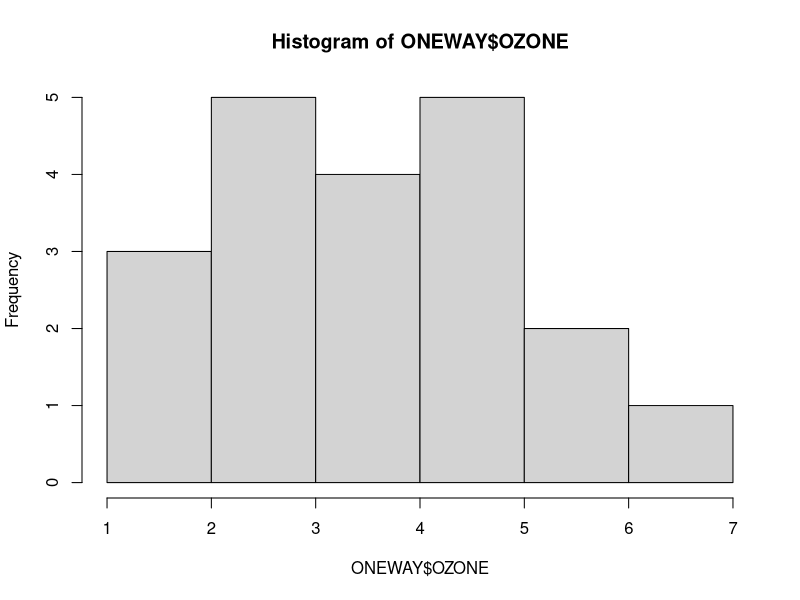
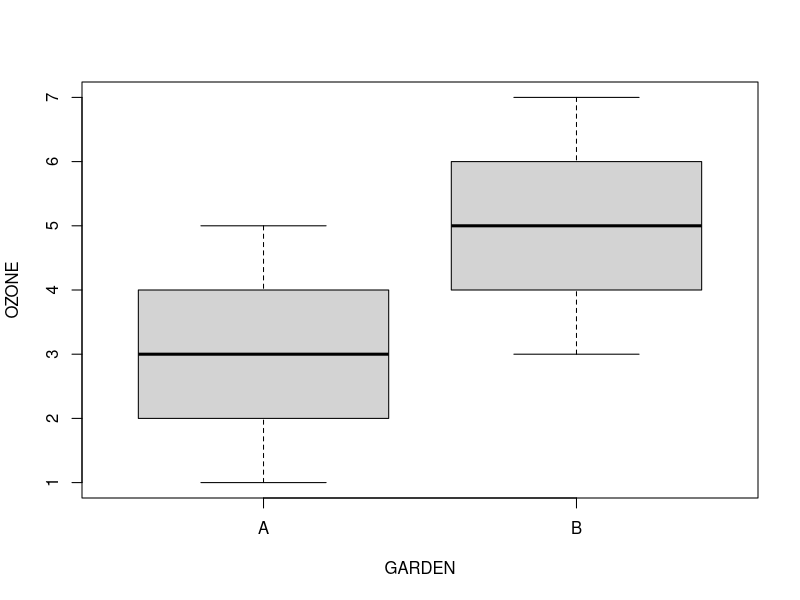
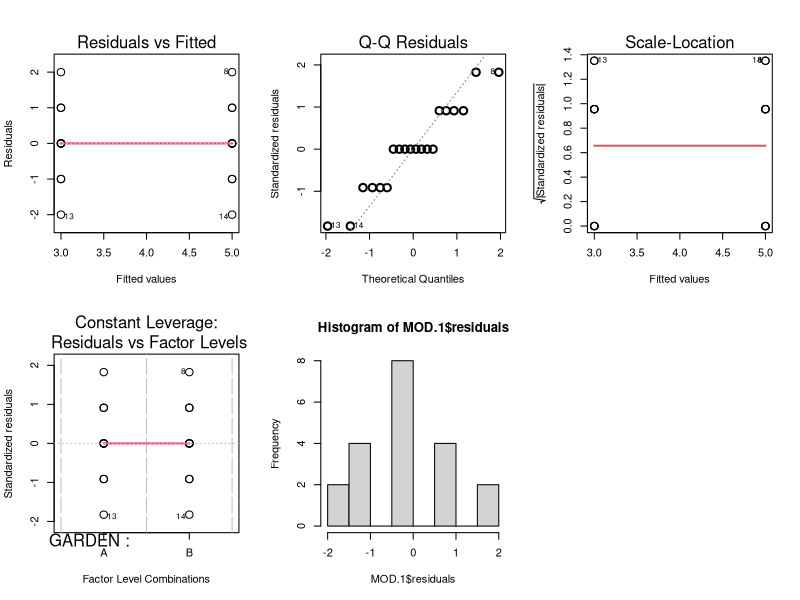
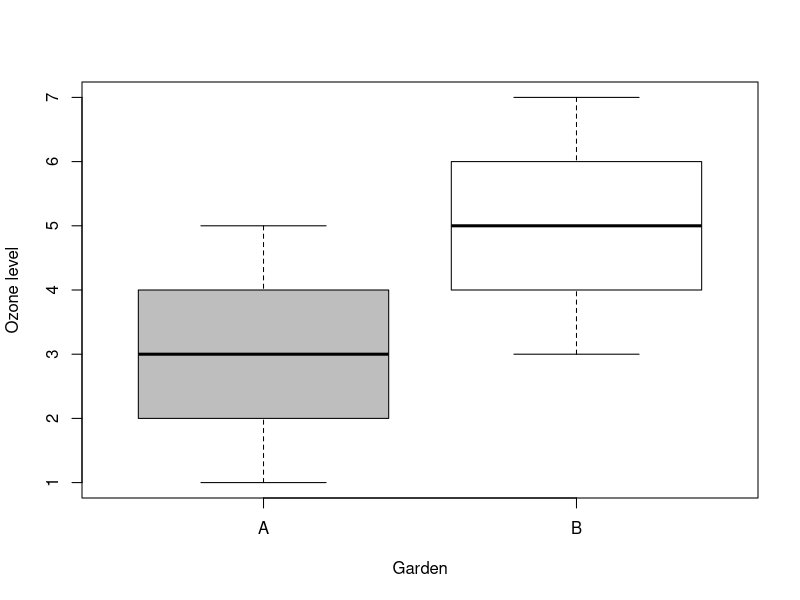
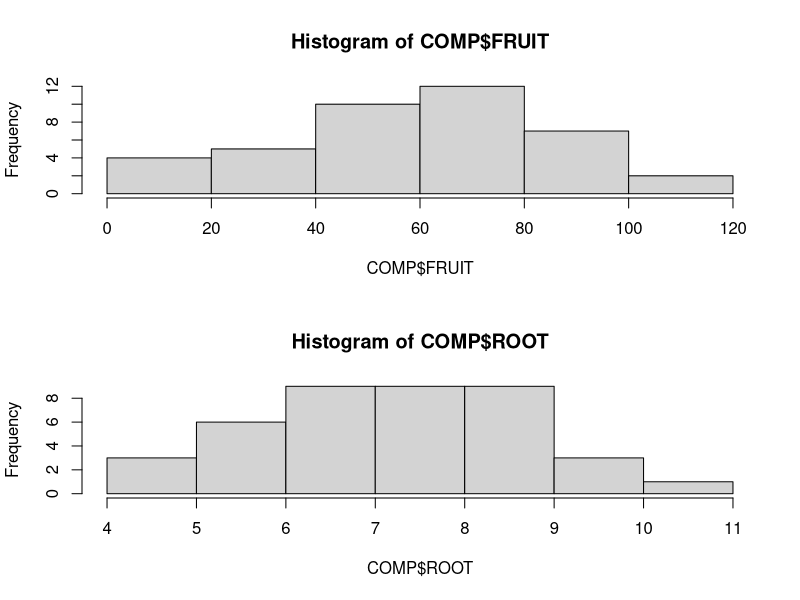
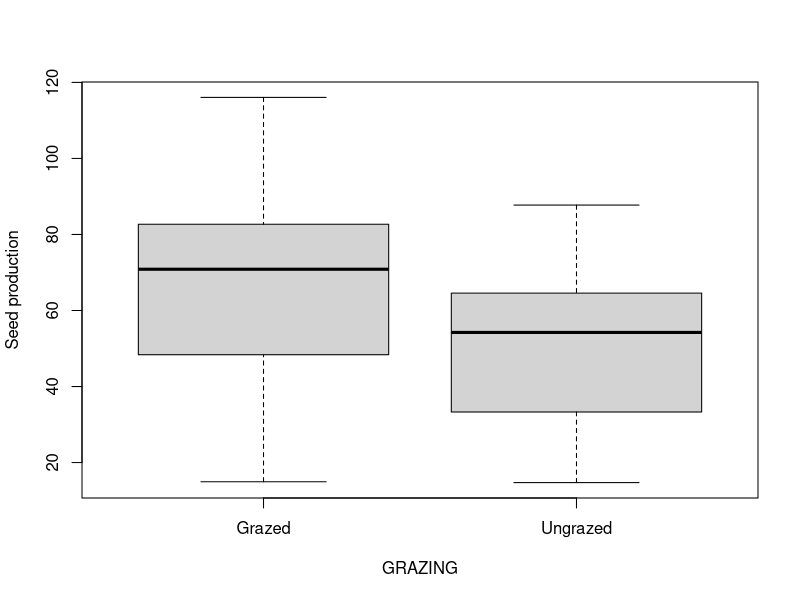
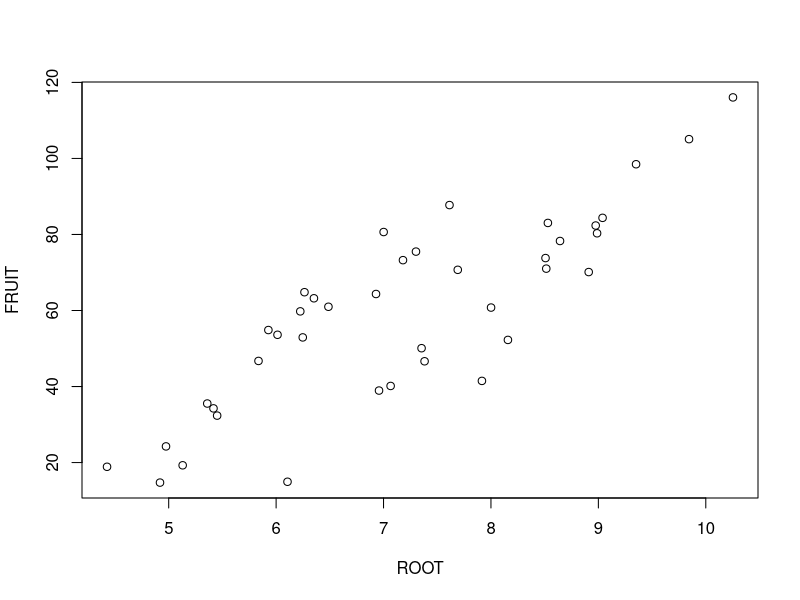
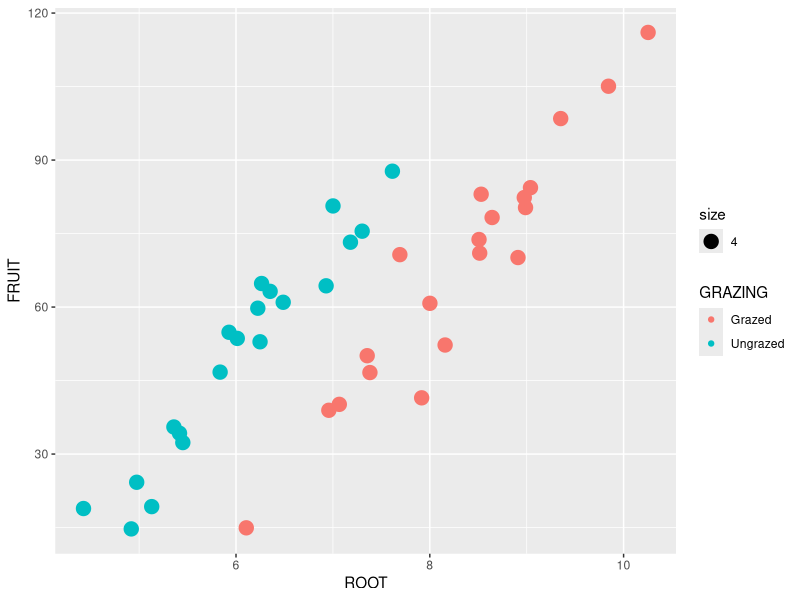

Write the R code that produced these figures, in order. (Note: this script raises an error after producing the figures.)
# Luc Bussière
# Advancing in R practical session
# ANOVA, GLM
# Oct 1, 2011

# last modified Nov 29, 2015

# clear R of all objects
rm(list=ls())
getwd()
#load data: sample oneway anova table of ozone levels in two gardens
ONEWAY<-read.csv("oneway.csv")

names(ONEWAY)
head(ONEWAY)
str(ONEWAY)

# inspect data
hist(ONEWAY$OZONE)
# looks good -- note that the garden variable is categorical, so we can't make a histogram of it

# instead, we might want to know how many levels there are, and how many measures per level
levels(ONEWAY$GARDEN)
summary(ONEWAY$GARDEN)

# make a plot to illustrate patterns

# to make the plot, you need to think carefully about what are the independent and dependent vars
# in this case we have a single category, and a single continuous var, so a boxplot is a logical first step

boxplot(OZONE~GARDEN,data=ONEWAY)
# this suggests that garden B has higher ozone levels
 
# to check, build a model 
MOD.1<-lm(OZONE~GARDEN,data=ONEWAY)

# examine diagnostics
par(mfrow=c(2,3))
plot(MOD.1,lwd=2,cex=1.5)
hist(MOD.1$residuals)
par(mfrow=c(1,1))
# looks a bit weird, but don't panic! Because you are dealing with categories, the distribution of fitted and resids may sometimes look unusual
# There are only two fitted values because there are only two categories, and each one gets a fitted value at the estimated mean

summary(MOD.1)
# note here what the two estimates mean in the context of your initial exploratory plots

# you may have previously heard of a t-test to compare means -- how would that compare to our approach here?
?t.test
t.test(OZONE~GARDEN,data=ONEWAY)
# note that the t-value and p-value are identical
# so a t-test is really just a special case of a linear model!

# make a plot, for which you can use the boxplot above as a starting point, adding in axis titles
# cosmetic changes such as colours and line styles are up to you
boxplot(OZONE~GARDEN,data=ONEWAY,ylab="Ozone level",xlab="Garden",col=c("gray","white"))

# could equally easily do this using {ggplot2}


# sample results text
# Ozone levels in Garden B were significantly higher than those in Garden A (t=3.87, df=18, P = 0.001; see Figure 1).



# # # # # # # # # # # # # # # # # # # # # # # # # # # # # # # # # # # # # # # # # # # # # # # #
# new analysis -- new data on effect of grazing and root diameter on seed set
COMP<-read.csv("compensationo.csv")

str(COMP)

# inspect data
par(mfrow=c(2,1))
hist(COMP$FRUIT)
hist(COMP$ROOT)
par(mfrow=c(1,1))
# note that we don't often transform independent data (here, Root), but it can be 
# useful to know the distribution anyway

# examine the factor levels and sample size
levels(COMP$GRAZING)
summary(COMP$GRAZING)

 
# plot data
# again think carefully about what is the question
# do we want fruit as a function of root, or the converse? this is crucial!!!! always y~x
boxplot(FRUIT~GRAZING,data=COMP,ylab="Seed production")
plot(FRUIT~ROOT,data=COMP)

# this is a start, but you really want to simultaneously plot seed set as a function of both variables
# the long way to do this involves subdividing the data (see below where we make the figure)
# but for now we can do a quick job to inspect things with the qplot command from the ggplot2 library
library(ggplot2)
qplot(ROOT,FRUIT,data=COMP,geom="point",colour=GRAZING,size=4)

# although this isn't especially pretty, it quickly tells us that root predicts fruit, suggests an effect of treatment and prob no interaction

# the lack of interaction is important because ANCOVA assumes homogeneity of slopes. if slopes are not homogeneous, must use another approach than ANCOVA to analyze data

# take a moment to predict the slopes and intercepts


# build a model to see if you're right
MOD.G1<-lm(FRUIT~ROOT*GRAZING,data=COMP)
# remember that the '*' means include an interaction, while '+' says only put main effects in

# examine diagnostics
par(mfrow=c(2,3))
plot(MOD.G1)
hist(MOD.G1$residuals)
par(mfrow=c(1,1))
# these diagnostics suggest the model is not great, but perhaps simplifying the model will help
# note that you should always remove the interaction term at least -- see Engqvist's paper

summary(MOD.G1)

# first simplify by removing the interaction
MOD.G2<-update(MOD.G1,~. - ROOT:GRAZING)

# and do an F-test
anova(MOD.G1,MOD.G2)
# the simpler model is preferred, so let's examine it
summary(MOD.G2)
# it looks like this is the min model, but check anyway
MOD.G3<-update(MOD.G2,~. - GRAZING)
anova(MOD.G3,MOD.G2)
MOD.G4<-update(MOD.G2,~. - ROOT)
anova(MOD.G4,MOD.G2)

# minimum adequate model is MOD.G2

# examine diagnostics
par(mfrow=c(2,3))
plot(MOD.G2)
hist(MOD.G2$residuals)
par(mfrow=c(1,1))


# there are many ways to split the data and plot by colour

# can simply clean up code above by adding better x and y-axis labels
# alternatively, generate objects with the subset command and plot one treatment first
# another way, shown here, is to use the 'split' command
levels(COMP$GRAZING)
SF<-split(COMP$FRUIT,COMP$GRAZING)
# syntax here is create a new object that has the FRUIT scores split by GRAZING treatment
# have a look:
SF
str(SF)
# note that this is a list, not a data frame
# this has implications for how you call different parts of the list below

SR<-split(COMP$ROOT,COMP$GRAZING)
# similar for ROOT

plot(FRUIT~ROOT,data=COMP,type="n",ylab="Seed production",xlab="Initial root diameter",lwd=2)
# the type="n" switch above suppressed the plotting of points, so that you can add them later with modifications 
# in the next lines I will doubly nest square brackets to give the address of the vectors within the list
points(SR[[1]],SF[[1]],pch=16,lwd=2,cex=1.5)
# this plots only the first vector for the split objects created above, with point character (pch) = 16
points(SR[[2]],SF[[2]],cex=1.5,lwd=2)
# this plots only the second vector for the split objects created above, with point character (pch) = 1 , the default

# add a legend to make things clearer 
legend("topleft",
	   title="Grazing level",
	   legend=c("Grazed","Ungrazed"),
	   pch=c(16,1),lty=c(1,2),bty="n",cex=1.5,lwd=2)

# these commands add the fitted lines, if you want just the lines
# where do the numbers in the line commands below come from?
abline(-127.829,23.56,lwd=2)
abline(-127.829+36.103,23.56,lty=2,lwd=2)
	   
	   
# alternatively, you may (??) want to indicate confidence around lines
# some people find this a bit too busy -- it's your call

# I copy the code from the regression script, but note that there are two lines!
# so we need not just new values for root, but also for grazing level 
# use the expand.grid command, rather than just the seq command so that you can use predict appropriately
NEWGRAZED<-expand.grid(GRAZING="Grazed",ROOT=seq(4,11,0.1))
NEWUNGRAZED<-expand.grid(GRAZING="Ungrazed",ROOT=seq(4,11,0.1))
# have a look at what this produces!
head(NEWGRAZED)

# the predicted y values come by using the predict command and specifying which vector to substitute for 
# the x variables in the original regression. Note that here we need to tell the predict command where to find 
# the Grazing level as well as the Root measure
# The argument int="c" tells matlines to draw 95% confidence intervals
YVGRAZED<-predict(MOD.G1,list(GRAZING=NEWGRAZED$GRAZING,ROOT=NEWGRAZED$ROOT),int="c")
YVUNGRAZED<-predict(MOD.G1,list(GRAZING=NEWUNGRAZED$GRAZING,ROOT=NEWUNGRAZED$ROOT),int="c")

# plot the data agin
plot(FRUIT~ROOT,data=COMP,type="n",ylab="Seed production",xlab="Initial root diameter",lwd=2)
plot(FRUIT~ROOT,data=COMP,type="n",ylab="Seed production",xlab="Initial root diameter",lwd=2)
points(SR[[1]],SF[[1]],pch=16,lwd=2,cex=1.5)
points(SR[[2]],SF[[2]],cex=1.5,lwd=2)

# then matlines twice, using the appropriate new x and y variables to draw the fit and the 95% CIs 
matlines(NEWGRAZED$ROOT,YVGRAZED,lty=c(1,3,3),col="black",lwd=2)  
matlines(NEWUNGRAZED$ROOT,YVUNGRAZED,lty=c(2,3,3),col="black",lwd=2)  

# add a legend to make things clearer 
legend("topleft",
       title="Grazing level",
       legend=c("Grazed","Ungrazed"),
       pch=c(16,1),lty=c(1,2),bty="n",cex=1.5,lwd=2)

# check that the model parameters make sense. do they?

##########################

# if you really want to check (not usually necessary), expand the lines and the range of x and y to see the intercepts
NEWGRAZED<-expand.grid(GRAZING="Grazed",ROOT=seq(0,11,0.1))
NEWUNGRAZED<-expand.grid(GRAZING="Ungrazed",ROOT=seq(0,11,0.1))

YVGRAZED<-predict(MOD.G1,list(GRAZING=NEWGRAZED$GRAZING,ROOT=NEWGRAZED$ROOT),int="c")
YVUNGRAZED<-predict(MOD.G1,list(GRAZING=NEWUNGRAZED$GRAZING,ROOT=NEWUNGRAZED$ROOT),int="c")

plot(FRUIT~ROOT,data=COMP,type="n",ylab="Seed production",xlab="Initial root diameter",lwd=2,xlim=c(0,11),ylim=c(-160,140))
points(SR[[1]],SF[[1]],pch=16,lwd=2,cex=1.5)
points(SR[[2]],SF[[2]],cex=1.5,lwd=2)

# then matlines twice, using the appropriate new x and y variables to draw the fit and the 95% CIs 
matlines(NEWGRAZED$ROOT,YVGRAZED,lty=c(1,3,3),col="black",lwd=2)  
matlines(NEWUNGRAZED$ROOT,YVUNGRAZED,lty=c(2,3,3),col="black",lwd=2)  

# add a legend to make things clearer 
legend("topleft",
       title="Grazing level",
       legend=c("Grazed","Ungrazed"),
       pch=c(16,1),lty=c(1,2),bty="n",cex=1.5,lwd=2)

###########################
# sample results text 

# After controlling for the positive effect of initial root diameter (B = 23.56 +/- 1.15, t=20.51, P<0.001), plants from ungrazed plots set significantly more seeds than those from grazed plots (intercept deviation for ungrazed treatment = 36.10 +/- 3.36, t= 10.75, P<0.001; see Figure 2).


# SuppEx

# clear R of all objects
rm(list=ls())


# new analysis -- new data on effect of DIET and SUPPLEMENT on weight GAIN in livestock
WEIGHTS<-read.csv("growth.csv")

names(WEIGHTS)
head(WEIGHTS)

# inspect data, noting two cat vars and only one continuous one, the response
hist(WEIGHTS$GAIN)
levels(WEIGHTS$DIET)
levels(WEIGHTS$SUPPLEMENT)
summary(WEIGHTS)

# you may wish to compute means and SDs for each combination of DIET and SUPPLEMENT treatment
# this might be useful for your results text or in a table
# the tapply command arranges the products of a function according to group membership
tapply(WEIGHTS$GAIN,list(WEIGHTS$DIET, WEIGHTS$SUPPLEMENT),mean)
tapply(WEIGHTS$GAIN,list(WEIGHTS$DIET, WEIGHTS$SUPPLEMENT),sd)

# at this stage you may notice that there is a conspicuous control group in the SUPPLEMENT category, but 
# because c follows a for agrimore in the alphabet, the default comparison contrast will be with agrimore
# to change this, use the following 
WEIGHTS$SUPPLEMENT<-relevel(WEIGHTS$SUPPLEMENT,ref="control")



# plot the data
boxplot(WEIGHTS$GAIN~WEIGHTS$DIET+WEIGHTS$SUPPLEMENT,cex.axis=0.6)



# looks like both factors affect weight GAIN, but no real indication of interaction

# build a model
MOD.1<-lm(GAIN~DIET*SUPPLEMENT,data=WEIGHTS)
# recall that the * operator indicates an interaction, and the hypothesis addressed by the interaction term is something like: does the effect of DIET depend on SUPPLEMENT?


par(mfrow=c(2,3))
plot(MOD.1)
hist(MOD.1$residuals)
par(mfrow=c(1,1))
# diags not pretty, but maybe simp will help

summary(MOD.1)
# make sure you can interpret each of these parameter estimates! 

# as we suspected, none of interaction estimates seem important, so try simplification
MOD.2<-update(MOD.1,~. -DIET:SUPPLEMENT)
anova(MOD.1,MOD.2)
# we're OK to remove the interaction
# note that the P-value of the F test is the same as that provided by the anova table, below
summary.aov(MOD.1)


summary(MOD.2)
# notice how many parameters were being sucked up by the interaction!

# inspect the new model's diagnostics
par(mfrow=c(2,3))
plot(MOD.2)
hist(MOD.2$residuals)
par(mfrow=c(1,1))
# better!! this often happens as you approach a good model


# try to simplify further
MOD.3<-update(MOD.2,~. -SUPPLEMENT)
anova(MOD.2,MOD.3)

MOD.4<-update(MOD.2,~. -DIET)
anova(MOD.2,MOD.4)
# as expected, no further simplification is possible at the level of main effects

# however, you could try consolidating subgroups of treatments based on observing that the two best SUPPLEMENTs seem to outperform the two worst ones
# the code to do this is below

SUPP2<-factor(WEIGHTS$SUPPLEMENT)
# generates a new object to manipulate, so that we don't accidentally mess up the original data
# have a look at it
levels(SUPP2)

# now recode the new factor so that you combine similar treatment levels
levels(SUPP2)[c(2,4)]<-"best"
levels(SUPP2)[c(1,3)]<-"worst"
levels(SUPP2)
# the preceding commands reassign levels based on what we suspect is the grouping involved. note order must match levels, so check text and your data carefully


MOD.5<-lm(GAIN~DIET+SUPP2,data=WEIGHTS)
anova(MOD.2,MOD.5)
# this analysis suggests the recoding is worth doing, as the model deviance is not substantially increased by having four levels of SUPPLEMENT instead of two
# so the minimal adequate model is MOD.5
summary(MOD.5)

# check the diagnostics again
par(mfrow=c(2,3))
plot(MOD.5)
hist(MOD.5$residuals)
par(mfrow=c(1,1))
# and the diagnostics for this model are even better!



# illustrate the data
# note that even if the minimum model says that two treatments are indistinguishable, by convention we show all treatments on plots and simply explain where the differences are if it's not already obvious


# if you prefer, you can make a barplot 
# the barplot command can exploits the table style output of tapply

# first, save the means, sd's and sample sizes of all treatment combinations in named tapply objects (these objects are classed as matrices, and are treated differently from dataframes in recognition of their different structure, i.e., they contain the same "kind" of variable in both rows and columns)
# tapply needs as input the variable to summarize, then a list containing the factor variables, then the function to apply to the records belonging in each factor group
MN.GAIN<-tapply(WEIGHTS$GAIN,list(WEIGHTS$DIET,WEIGHTS$SUPPLEMENT),mean)
# have a look!
MN.GAIN
SD.GAIN<-tapply(WEIGHTS$GAIN,list(WEIGHTS$DIET,WEIGHTS$SUPPLEMENT),sd)
SD.GAIN
N.GAIN<-tapply(WEIGHTS$GAIN,list(WEIGHTS$DIET,WEIGHTS$SUPPLEMENT),length)
N.GAIN
# note the well-balanced experimental design, with equal replication in all groups!

# the barplot command can use as input a matrix of values such as those provided by tapply
# we need to store the barplot as an object (here called MIDS) so we can save the x-axis position of the bars for later when we add error bars and sample sizes
MIDS<-barplot(MN.GAIN,beside=TRUE,col=c("dark gray","light gray","white"),ylim=c(0,40),ylab="Mass gain (kg)")
# note that even though we stored the product in a named object, we also simultaneously produced a plot
# if you like, have a look at the new object called MIDS in the workspace -- you should see that it contains only the x-axis values for the midpoints of the bars in our bar plot

# to add error bars indicating SDs, we'll use the command arrow(), which draws an arrow between two coordinates on a plot. We'll start the arrow at the mean value - 1 SD (we need to provide two coordinates for this point: MIDS gives the x-axis position, and MN.GAIN-SD.GAIN the y), and then stretch it up to the mean value + 1 SD. The argument angle=90 tells R to make the arrowhead straight across, and the argument code=3 makes a straight line at both ends of the arrow.
arrows(MIDS,MN.GAIN-SD.GAIN,MIDS,MN.GAIN+SD.GAIN,angle=90,length=0.05,code=3) 

# let's be fancy and add a sample size designation to each bar
# again we need to give coordinates, so I use MIDS for x, and an arbitrary height of 1 for y 
text(MIDS,1,paste("N =",N.GAIN),cex=0.6)     

# finally, let's add a legend so anyone can work out which bar is which
# add legend
legend(6.7,41,title="Diet",legend=levels(WEIGHTS$DIET),fill=c("dark gray", "light gray","white"),bty="n")

# many of the arguments above I determined just by experimenting, to see what looks OK. 


# alternatively, make a boxplot instead
# I'll modify a few things to get the labels in groups like for the barplot above
# I use the argument xaxt="n" to suppress the labelling on the x, as I prefer to add my own labels using the low level plotting command axis()
boxplot(WEIGHTS$GAIN~WEIGHTS$DIET+WEIGHTS$SUPPLEMENT,xlab="Supplement",col=rep(c("dark gray","light gray","white"),4),xaxt="n")
axis(side=1,at=c(2,5,8,11),labels=levels(WEIGHTS$SUPPLEMENT))
legend(10.5,29,title="Diet",legend=levels(WEIGHTS$DIET),fill=c("dark gray","light gray","white"),bty="n")
# the first two numbers in the legend command give coordinates for where to place the legend
# experiment with changing these to see!

# sample results text and table
# Both diet and dietary supplement affected mass gain, but each factor acted independently of the other (diet by supplement interaction F(6,36)=0.33, P=0.917). Cattle gained the most mass on barley, followed by oats, and fared most poorly on wheat (see Table 1 and Figure 1). Both agrimore and supersupp supplements improved mass gain on all three diets, but were indistinguishable from one another, while the supergain supplement did not provide a significant mass gain relative to the control animals (see Table 1 and Figure 1).
# 
# Table 1. Parameter estimates from the minimal adequate model for the effect of diet and dietary supplement on cattle mass gain. The maximal model included an interaction between diet and supplement as well as separate intercept deviations for each of the supplement treatments, but these additional parameters did not significantly contribute to model fit and were consequently removed from the model.
# 
# Source         Estimate       SE       t        P    
# Intercept       23.0839     0.3674  62.825  < 0.001 
# Diet (oats)     -3.0928     0.4500  -6.873  < 0.001
# Diet (wheat)    -5.9903     0.4500 -13.311  < 0.001 
# Supplement      
# (agrimore        2.6754     0.3674   7.281  < 0.001
#  & supersupp)


